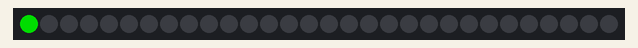
Simulated run of this sketch. Board: Arduino Uno, built with avr-gcc and run on an emulated ATmega328P. Shown: 30 RGB LEDs in strip order, left to right. Dim RGB values are drawn brighter than linear.

Above: at 0.1 s.
At 3.6 s:
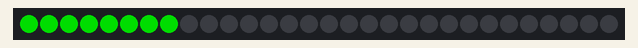
At 7.1 s:
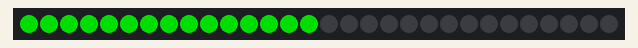
At 10.6 s:
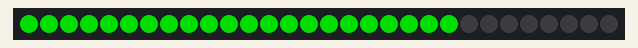
At 14.6 s:
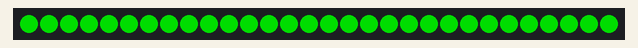

The sketch:

rgb_test.ino
```cpp
#include <Adafruit_NeoPixel.h>

#define PIN        3
#define NUMPIXELS 30

Adafruit_NeoPixel pixels(NUMPIXELS, PIN, NEO_GRB + NEO_KHZ800);
#define DELAYVAL 500

void setup() {
  // put your setup code here, to run once:
  pixels.begin();
}

void loop() {
  // put your main code here, to run repeatedly:
  pixels.clear();

  for(int i=0; i<NUMPIXELS; i++) {

    pixels.setPixelColor(i, pixels.Color(0, 150, 0));
    pixels.show();
    delay(DELAYVAL);
  }
}
```

Measured:
- by itself, everything shown: repeats every 15.0 s, in 30 steps
- what the display in image 4 shows lasts 0.5 s, from 14.5 s to 15.0 s
